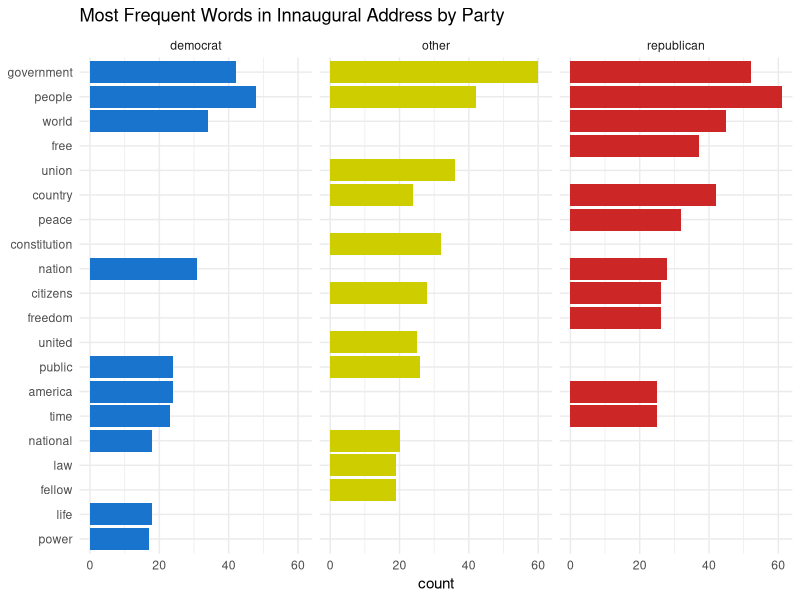
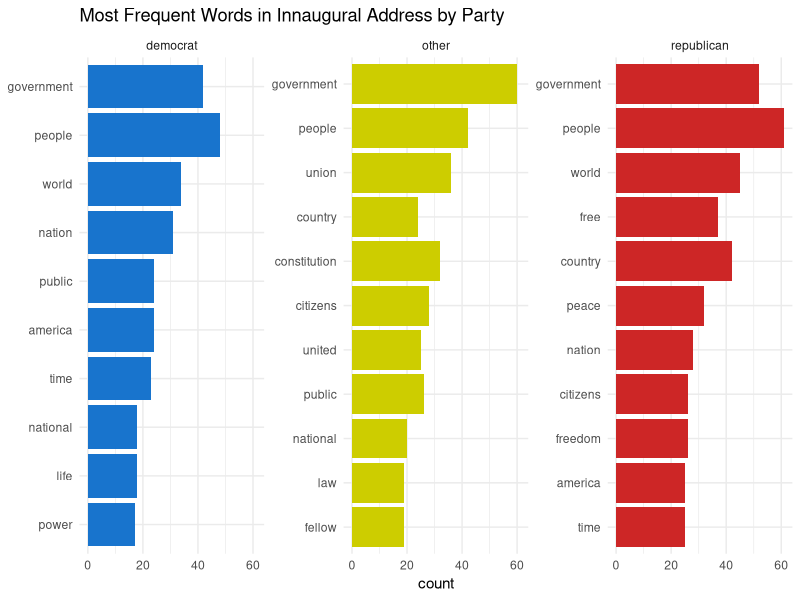
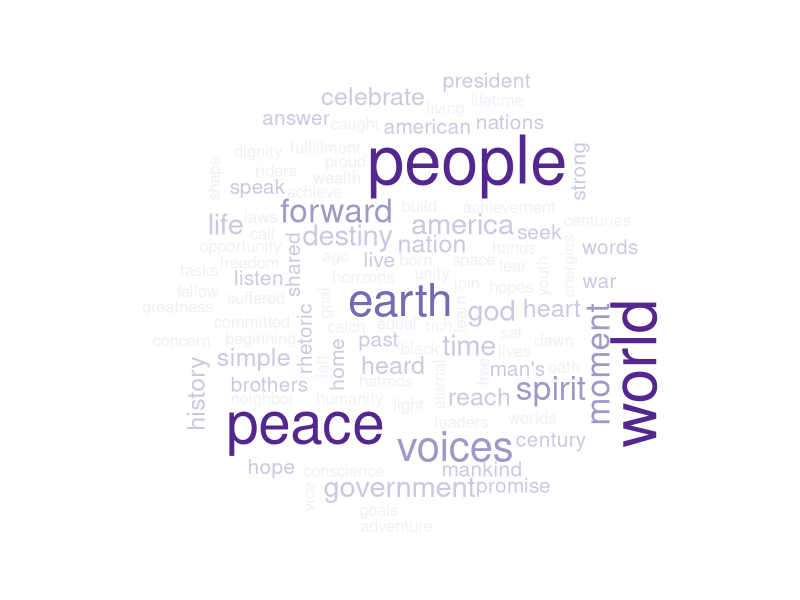

R code for these plots, in order: (Note: this script raises an error after producing the figures.)
## ---- chunk 1
library(tidytext)
library(tidyverse)
library(stringr)
library(ggplot2)
library(wordcloud)
library(reshape2)

# Set working directory
dir <- "~/Google Drive/Teaching/PSY_607_data_science/psy607_datascience_git/Week5_text_processing/"
setwd(dir)

## ---- chunk 2
#Read in the presidents data file 

prez <- read_csv("presidents.csv")

#Check data structure to make sure speech column is character and the party column is factor 
apply(prez,2, class) 

prez$party <- as.factor(prez$party)

#There are some white space in the inaugural speech. Trim the white space in the speech column (use str_squish to trim whitespace inside a string; str_trim only trims start and end of a string)
prez <- prez %>% mutate(speech = str_squish(speech))


#Convert the speech data into Tidy Data format, one-token-per-document-per-row   
prez_token <- unnest_tokens(prez, word, speech)

#print the head of the unnested data
head(prez_token)

#Count the most common words and notice that prior to removing stop-words, the most common words are things like "the", "a", etc... 
prez_token %>% count(word, sort = TRUE)

#Remove the stop-words in our speech data, notice the decrease in number of rows.
prez_nostops <- prez_token %>% 
  anti_join(stop_words)


#After removing stop words, now use count to find most common words in the inaugural data
prez_nostops %>% count(word, sort = TRUE)


#What's up with the string 0097? It may have something to do with the way the speeches were coded (U+0097 in Unicode Character refers to 'END OF GUARDED AREA'). So let's remove "0097" from our analysis by creating a custom stop-word for "0097" and apply this to the data.

  # This uses a custom stop word. However, this leaves the other numbers in there.
stop_words_extra <- bind_rows(data_frame(word = c("0097"), lexicon = c("custom")), stop_words)

prez_nostops_customstop <- prez_nostops %>% anti_join(stop_words_extra)


  # This get filters out all numbers. 
prez_nostops_filtered <- prez_nostops %>% filter(word %in% str_subset(prez_nostops$word, "\\D"))

#now lets see the top words again and make sure "0097" is not present anymore.
prez_nostops_customstop %>%
  count(word, sort = TRUE)

prez_nostops_filtered %>%
  count(word, sort = TRUE)

## ---- chunk 3
colors <- c("dodgerblue3","yellow3", "firebrick3")
  
  # wrangle
prez_nostops_filtered %>%
  group_by(party) %>% 
  count(word) %>% 
  top_n(10,n) %>%
  ungroup() %>%
  mutate(word = reorder(word, n)) %>%
  # plot
  ggplot(aes(x = word, y = n, fill=party)) + 
  geom_col(show.legend = FALSE) +
  scale_fill_manual(values = colors) +
  facet_wrap(~party) +
  labs(title = "Most Frequent Words in Innaugural Address by Party",
       x = NULL, y = 'count') + theme_minimal() +
  coord_flip()


## ---- chunk 4
prez_nostops_filtered %>%
  group_by(party) %>% 
  count(word) %>% 
  top_n(10,n) %>%
  ungroup() %>%
  mutate(word = reorder(word, n)) %>%
  # plot
  ggplot(aes(x = word, y = n, fill=party)) + 
  geom_col(show.legend = FALSE) +
  scale_fill_manual(values = colors) +
  facet_wrap(~party, scales = 'free_y') +
  labs(title = "Most Frequent Words in Innaugural Address by Party",
       x = NULL, y = 'count') + theme_minimal() +
  coord_flip()

## ---- chunk 5
# set colors
reds <- RColorBrewer::brewer.pal(5,'Purples')

# set random set to get the same plot everytime.
set.seed(2) 

# plot
prez_nostops_filtered %>% 
  filter(Name == "Richard Milhous Nixon") %>% 
  count(word) %>%
  with(wordcloud(word, n, min.freq=2, max.words = 100, colors= reds))

## ---- chunk 6

#Run sentiment analysis for George Washington and Barack Obama using the bing sentiment lexicon and return the total number of positive and negative sentiments in each president's inaugural speech (some data wrangling will be required such as group_by and summarise). The bing lexicon categorizes words in a binary fashion into positive and negative categories. 

prez_nostops_filtered %>%
  filter(Name == "George Washington") %>% 
  inner_join(get_sentiments("bing")) %>%
  count(word, sentiment, sort = TRUE) %>%
  group_by(sentiment) %>% 
  summarise(n_sentiment = n())

prez_nostops_filtered %>%
  filter(Name == "Barack Obama") %>% 
  inner_join(get_sentiments("bing")) %>%
  count(word, sentiment, sort = TRUE) %>%
  group_by(sentiment) %>% 
  summarise(n_sentiment = n())



#You may notice that while both presidents' speech has more count of positive sentiment words compared to negative sentiment words, Obama had greater overall total number of words compared to Washington (e.g., possibly an overall longer speech). This is something to take into account when conducting text analysis and something we'll do in Part 2.  

## ---- chunk 7

washington <- prez_nostops_filtered %>%
  filter(Name == "George Washington") %>% 
  inner_join(get_sentiments("nrc")) %>%
  count(word, sentiment) %>%
  group_by(sentiment) %>% 
  summarise(n_sentiment = n()) %>% 
  mutate(president = "George Washington", 
         prop = n_sentiment/sum(n_sentiment))

obama <- prez_nostops_filtered %>%
  filter(Name == "Barack Obama") %>% 
  inner_join(get_sentiments("nrc")) %>%
  count(word, sentiment) %>%
  ungroup() %>% 
  group_by(sentiment) %>% 
  summarise(n_sentiment = n()) %>% 
  mutate(president = "Barak Obama", 
         prop = n_sentiment/sum(n_sentiment))

obama_washington <- rbind(obama, washington) 

# horizontal plot
h <- ggplot(obama_washington, aes(x = reorder(sentiment,-prop), y = prop, fill = president)) +
  geom_bar(stat="identity", position=position_dodge(), color='black') +
  labs(title="Sentiment Category Analysis (horizontal)", subtitle = "Obama vs. Washington", x = NULL ,y = 'proportion') +
  theme_minimal() +
  theme(axis.text.x = element_text(angle = 45, hjust = 1), 
        plot.title = element_text(hjust = 0.5), 
        plot.subtitle = element_text(hjust=.5)) +
  geom_hline(yintercept = 0) +
  scale_fill_brewer(palette = 'Dark2') 


# vertical plot
v <- ggplot(obama_washington, aes(x = reorder(sentiment,prop), y = prop, fill = president)) +
  geom_bar(stat="identity", position=position_dodge(), color='black') +
  labs(title="Sentiment Category Analysis (vertical)", subtitle = "Obama vs. Washington", x = NULL, y = 'proportion') +
  theme_minimal() +
  geom_hline(yintercept = 0) +
  scale_fill_brewer(palette = 'Dark2') +
  coord_flip()

cowplot::plot_grid(h,v, ncol = 1)
